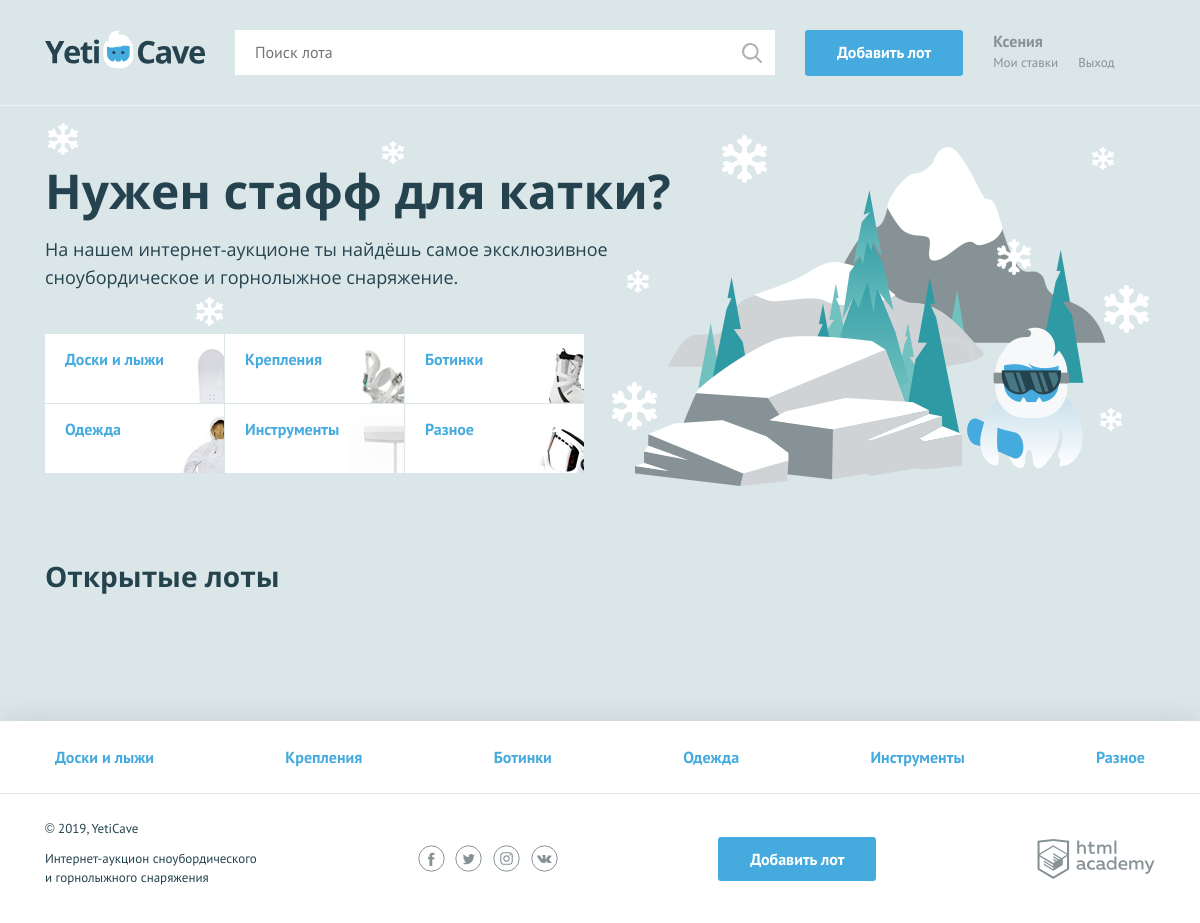
The page / on the database its author committed.
### tables this page shows
CREATE TABLE IF NOT EXISTS outfit_categories (
    id TINYINT UNSIGNED NOT NULL AUTO_INCREMENT PRIMARY KEY,
    name VARCHAR(100) NOT NULL UNIQUE,
    description VARCHAR(100) NOT NULL
);

### helpers.php (called while the page is built, shortened)
<?php
function include_template($name, array $data = []) {
    $name = 'templates/' . $name;
    extract($data);
    require $name;
    $result = ob_get_clean();
    return $result;
}

### functions.php (called while the page is built, shortened)
<?php
function checkUserData(string $str): string {
    return htmlspecialchars(strip_tags($str));
}

### data.php (called while the page is built)
<?php
$user_name = 'Ксения';
$is_auth = rand(0, 1);

### templates/main.php (the view, shortened to what this page needs)
<?php
require_once ('functions.php');
?>
<section class="promo">
    <h2 class="promo__title">Нужен стафф для катки?</h2>
    <p class="promo__text">На нашем интернет-аукционе ты найдёшь самое эксклюзивное сноубордическое и горнолыжное снаряжение.</p>
    <ul class="promo__list">
        <?php foreach ($outfit_categories as $value): ?>
            <li class="promo__item promo__item--<?= $value['name']; ?>">
                <a class="promo__link" href="pages/all-lots.html"><?= checkUserData($value['description']); ?></a>
            </li>
        <?php endforeach; ?>
    </ul>
</section>
<section class="lots">
    <div class="lots__header">
        <h2>Открытые лоты</h2>
    </div>
</section>

### templates/layout.php (shortened to what this page needs)
<?php
require_once ('functions.php');
?>
<!DOCTYPE html>
<html lang="ru">
<head>
    <link href="../css/normalize.min.css" rel="stylesheet">
    <link href="../css/style.css" rel="stylesheet">
</head>
<body>
<div class="page-wrapper">
<header class="main-header">
    <div class="main-header__container container">
        <a class="main-header__logo">
            <img src="../img/logo.svg" width="160" height="39" alt="Логотип компании YetiCave">
        </a>
        <form class="main-header__search" method="get" action="https://echo.htmlacademy.ru" autocomplete="off">
            <input type="search" name="search" placeholder="Поиск лота">
            <input class="main-header__search-btn" type="submit" name="find" value="Найти">
        </form>
        <a class="main-header__add-lot button" href="pages/add-lot.html">Добавить лот</a>
        <nav class="user-menu">
            <?php if ($is_auth == 1): ?>
            <div class="user-menu__logged">
                <p><?= $user_name ?></p>
                <a class="user-menu__bets" href="pages/my-bets.html">Мои ставки</a>
                <a class="user-menu__logout" href="#">Выход</a>
            </div>
            <?php endif; ?>
        </nav>
    </div>
</header>
<main class="container">
    <?= $content; ?>
</main>
</div>
<footer class="main-footer">
    <nav class="nav">
        <ul class="nav__list container">
            <?php foreach ($outfit_categories as $value): ?>
            <li class="nav__item">
                <a href="pages/all-lots.html"><?= checkUserData($value['description']); ?></a>
            </li>
            <?php endforeach; ?>
        </ul>
    </nav>
    <div class="main-footer__bottom container">
        <div class="main-footer__copyright">
            <p>© 2019, YetiCave</p>
            <p>Интернет-аукцион сноубордического и горнолыжного снаряжения</p>
        </div>
        <div class="main-footer__social social">
            <a class="social__link social__link--facebook" href="#">
            </a>
            <a class="social__link social__link--twitter" href="#">
            </a>
            <a class="social__link social__link--instagram" href="#">
            </a>
            <a class="social__link social__link--vkontakte" href="#">
            </a>
        </div>
        <a class="main-footer__add-lot button" href="add-lot.html">Добавить лот</a>
        <div class="main-footer__developed-by">
            <a class="logo-academy" href="https://htmlacademy.ru/intensive/php">
            </a>
        </div>
    </div>
</footer>
</body>
</html>

### index.php
<?php
require_once ('helpers.php');
require_once ('data.php');
require_once('functions.php');
$mysql = mysqli_connect('localhost', 'ksenia', 'thesimpsons', 'yeticave');
mysqli_set_charset($mysql, 'utf8');
if(!$mysql) {
    print("Ошибка подключения: " . mysqli_connect_error());
} else {
    $sql_ads = "SELECT outfit_title, img_url, expiry_date, oc.description AS outfit_category, count(lb.bid_amount) AS bid_count, "
        . "IF (count(lb.bid_amount) > 0, MAX(lb.bid_amount), ul.starting_price) as price "
        . "FROM users_lots AS ul "
        . "LEFT JOIN outfit_categories AS oc ON ul.outfit_category_id = oc.id "
        . "LEFT JOIN lots_bids AS lb ON ul.id = lb.lot_id "
        . "WHERE expiry_date > NOW() "
        . "GROUP BY ul.id ORDER BY ul.reg_date DESC";
    $result_ads = mysqli_query($mysql, $sql_ads);
    $sql_categories = "SELECT name, description FROM outfit_categories";
    $result_categories = mysqli_query($mysql, $sql_categories);
    if(!$result_ads || !$result_categories) {
        $error = mysqli_error($mysql);
        print("Ошибка MySQL: " . $error);
    } else {
        $sale_ads = mysqli_fetch_all($result_ads, MYSQLI_ASSOC);
        $outfit_categories = mysqli_fetch_all($result_categories, MYSQLI_ASSOC);
    }
}
$title = 'Главная';
$expiry_time = array_map('countExpiryTime', (array_column($sale_ads, 'expiry_date')));
$page_content = include_template('main.php', [
    'outfit_categories' => $outfit_categories,
    'sale_ads' => $sale_ads,
    'expiry_time'=> $expiry_time,
    ]);
$layout_content = include_template('layout.php', [
    'content' => $page_content,
    'outfit_categories' => $outfit_categories,
    'user_name' => $user_name,
    'is_auth' => $is_auth,
    'title' => $title,
    ]);
print($layout_content);

### rows shown on the page
outfit_categories: description "Доски и лыжи"
outfit_categories: description "Крепления"
outfit_categories: description "Ботинки"
outfit_categories: description "Одежда"
outfit_categories: description "Инструменты"
outfit_categories: description "Разное"

### other values the page prints
$user_name "Ксения"
